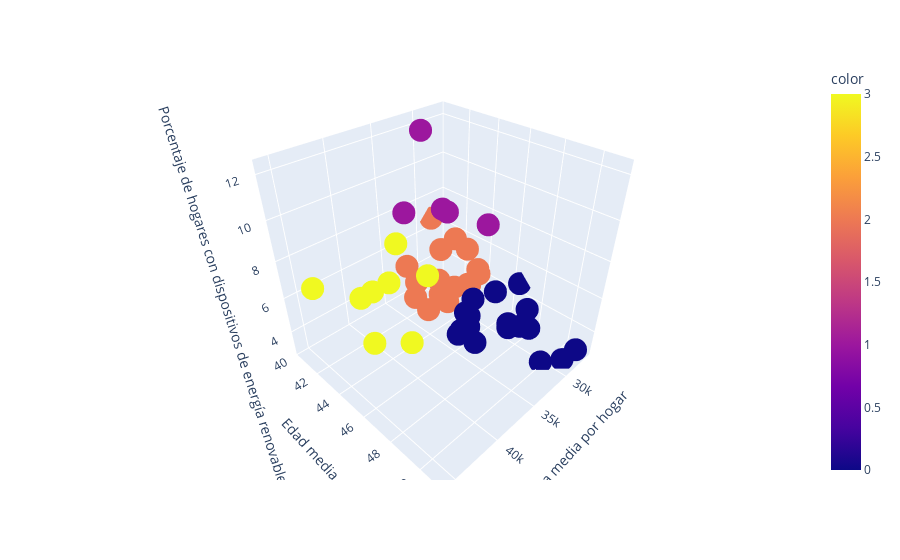

Notebook cell for this chart:
### Markdown cell above
Visualizamos el resultado.

### Code cell
fig = px.scatter_3d(h1_df, x='Renta media por hogar', y='Edad media', 
                    z='Porcentaje de hogares con dispositivos de energía renovable', color = kmeans.labels_)
fig.show()

### Figure 1 — Plotly figure (JSON) as saved in the notebook; plotly's stock layout.template omitted (floating-point values rounded to 4 significant figures)
{"data": [{"hovertemplate": "Renta media por hogar=%{x}<br>Edad media=%{y}<br>Porcentaje de hogares con dispositivos de energía renovable=%{z}<br>color=%{marker.color}<extra></extra>", "legendgroup": "", "marker": {"color": [2, 2, 2, 1, 0, 2, 3, 3, 0, 0, 2, 2, 0, 0, 0, 1, 2, 3, 3, 2, 3, 1, 2, 2, 0, 2, 0, 3, 2, 2, 3, 0, 0, 0, 2, 0, 0, 1, 1, 2, 0, 2, 2, 0, 0, 3, 0], "coloraxis": "coloraxis", "symbol": "circle"}, "mode": "markers", "name": "", "scene": "scene", "showlegend": false, "type": "scatter3d", "x": [30908, 28965, 28442, 38586, 33242, 27243, 41594, 40694, 34530, 34461, 32694, 29290, 34683, 29064, 26529, 30055, 29082, 43392, 37444, 29113, 35509, 29133, 34901, 27429, 31392, 35640, 30709, 45726, 32743, 30644, 40760, 29073, 32105, 33230, 33314, 30435, 33362, 31899, 33830, 34872, 32889, 30626, 34198, 34708, 27928, 36098, 28227], "y": [43.68, 43.77, 40.32, 44.57, 48.68, 43.78, 42.89, 46.1, 46.69, 45.91, 43.51, 44.07, 47.24, 45.92, 46.53, 42.21, 43.69, 45.15, 42.24, 42.75, 41.7, 42.1, 45.26, 43.77, 49.25, 43.24, 49.99, 42.53, 40.7, 42.42, 43.27, 50.73, 48.2, 46.05, 44.46, 48.31, 45.85, 41.71, 47.28, 42.88, 46.11, 42.22, 43.4, 46.25, 51.07, 44.53, 47.87], "z": [4.314, 4.036, 6.714, 10.45, 5.031, 4.285, 6.148, 5.067, 5.041, 3.45, 4.248, 4.234, 3.764, 4.593, 4.727, 8.209, 6.24, 5.353, 5.622, 6.499, 7.193, 7.828, 5.696, 4.61, 4.735, 4.726, 2.821, 7.619, 4.775, 6.058, 6.465, 2.865, 4.657, 3.623, 4.419, 4.042, 4.452, 12.3, 9.922, 5.281, 5.284, 4.016, 3.618, 3.979, 3.324, 6.737, 4.21]}], "layout": {"coloraxis": {"colorbar": {"title": {"text": "color"}}, "colorscale": [[0, "#0d0887"], [0.1111, "#46039f"], [0.2222, "#7201a8"], [0.3333, "#9c179e"], [0.4444, "#bd3786"], [0.5556, "#d8576b"], [0.6667, "#ed7953"], [0.7778, "#fb9f3a"], [0.8889, "#fdca26"], [1, "#f0f921"]]}, "legend": {"tracegroupgap": 0}, "margin": {"t": 60}, "scene": {"domain": {"x": [0, 1], "y": [0, 1]}, "xaxis": {"title": {"text": "Renta media por hogar"}}, "yaxis": {"title": {"text": "Edad media"}}, "zaxis": {"title": {"text": "Porcentaje de hogares con dispositivos de energía renovable"}}}}}
